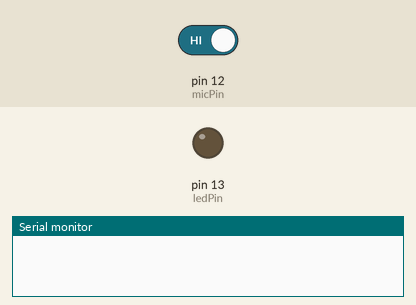
Simulated run of this sketch. Board: Arduino Uno, built with avr-gcc and run on an emulated ATmega328P. Shown: output pins drawn as LEDs (lit = HIGH), the last lines printed to the serial monitor. Inputs (shaded band) come from the test bench; at power-on: pin 12 (micPin) HIGH.

Above: at 1.2 s.
1.3 s: pin 12 (micPin) driven LOW
At 1.7 s:
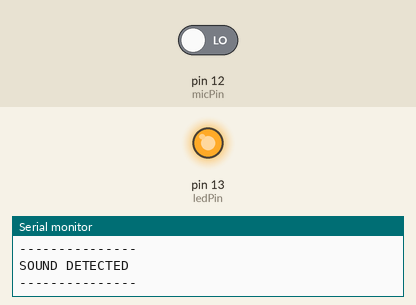
4.3 s: pin 12 (micPin) driven HIGH
At 5.4 s:
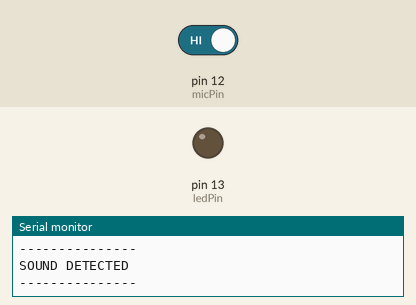
Timing chart, 0 to 7.3 s (numbered marks = the images above; inputs shaded):
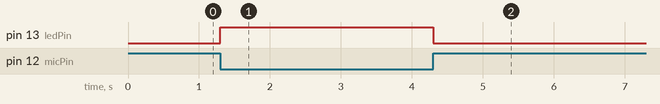

Measured:
- after the input at 1.3 s, pin 13 (ledPin): LOW → HIGH at once
- after the input at 4.3 s, pin 13 (ledPin): HIGH → LOW at once

The sketch:

mic.ino
```cpp
const int ledPin = 13;
const int micPin = 12;

boolean first = true;

void setup ()
{
  Serial.begin(9600);

  pinMode(ledPin, OUTPUT);
  pinMode(micPin, INPUT);

  digitalWrite(ledPin, LOW);
}

void loop ()
{
  if (digitalRead(micPin) == LOW) {
    if (first) {
      Serial.println("---------------");
      Serial.println("SOUND DETECTED");
      Serial.println("---------------");
      Serial.println();
      first = false;
    }
    digitalWrite(ledPin, HIGH);
    delay(500);
    digitalWrite(ledPin, LOW);
  } else {
    digitalWrite(ledPin, LOW);
    first = true;
  }
}
```
